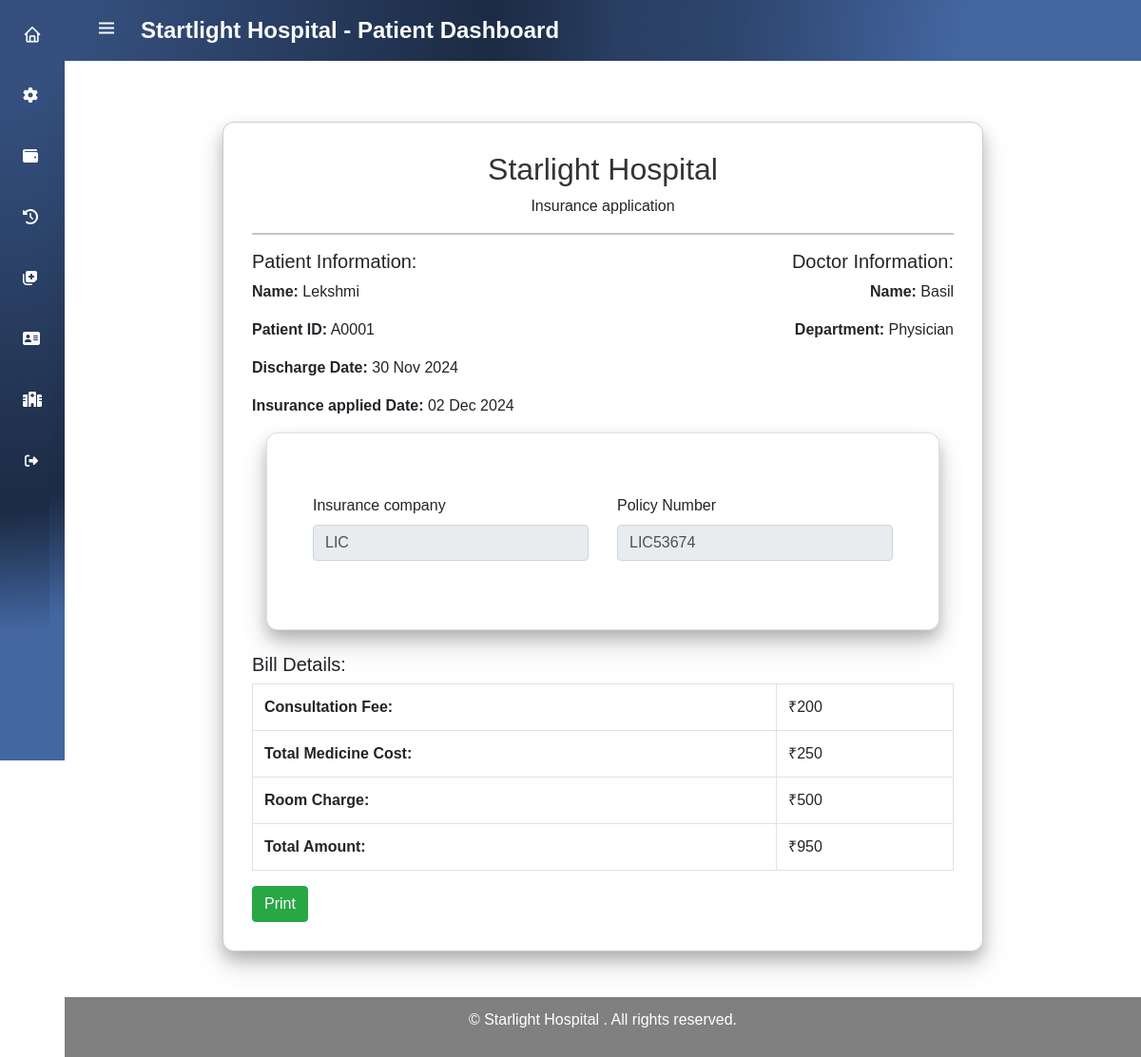
The app's page /hospital/patient/insurance/view/2 (signed in) with its own data.
### hospital_app/models.py (models this page shows)
class Insurance(models.Model):
    discharge = models.ForeignKey(Discharge, on_delete=models.CASCADE)
    insurance_company = models.CharField(max_length=20, null=True,blank=True)
    insurance_number = models.CharField(max_length=20, null=True,blank=True)
    applied_date = models.DateTimeField(auto_now_add=True)

class Discharge(models.Model):
    patient = models.ForeignKey(Patient, on_delete=models.CASCADE)
    doctor = models.ForeignKey(Doctor, on_delete=models.CASCADE)
    room_type = models.ForeignKey(RoomType, null=True, blank=True, on_delete=models.SET_NULL)
    medical_history = models.ForeignKey(MedicalHistory, on_delete=models.CASCADE)
    appointment = models.ForeignKey(Appointment, on_delete=models.CASCADE)
    total_days = models.PositiveIntegerField(default=0)
    total_medicine_cost = models.PositiveIntegerField(default=0)
    consultation_fee = models.PositiveIntegerField(default=200)
    room_charge = models.PositiveIntegerField(default=0)
    total_amount = models.PositiveIntegerField(default=0)
    discharge_date = models.DateTimeField(null=True, blank=True)
    bill_generated = models.BooleanField(default=False)
    bill_payed = models.BooleanField(default=False)
    insurance_applied = models.BooleanField(default=False)

class Patient(models.Model):
    user_profile = models.OneToOneField(UserProfile, on_delete=models.CASCADE)
    address=models.CharField(max_length=22225,null=True)
    gender = models.CharField(max_length=5,null=True)
    is_inpatient = models.BooleanField(default=False)  # Categorize as inpatient or outpatient
    patient_id = models.CharField(max_length=15, unique=True, null=True, blank=True)

class UserProfile(models.Model):
    ROLE_CHOICES = [
        ('Doctor', 'Doctor'),
        ('Patient', 'Patient'),
        ('Receptionist', 'Receptionist'),
        ('Pharmacist', 'Pharmacist'),
    ]
    user = models.OneToOneField(User, on_delete=models.CASCADE)
    role = models.CharField(max_length=15, choices=ROLE_CHOICES)
    soft_deletion = models.BooleanField(default=False)

class Doctor(models.Model):
    user_profile = models.OneToOneField(UserProfile, on_delete=models.CASCADE)
    department=models.ForeignKey(Department, on_delete=models.CASCADE)
    address=models.CharField(max_length=22225,null=True)
    image=models.ImageField(upload_to='Image/',null=True)
    resume=models.FileField (upload_to='Resume/',null=True)

class Department(models.Model):
    name = models.CharField(max_length=100)

### hospital_app/views.py (the view)
# urls.py: path('hospital/patient/insurance/view/<int:id>',views.patient_view_insurance,name='patient_view_insurance'),
@login_required(login_url='hospital_loginpage')
def patient_view_insurance(request,id):
    discharge = Discharge.objects.get(id=id)
    insurance = Insurance.objects.get(discharge=discharge)
    return render(request, 'patient/patient_view_insurance.html',{'insurance':insurance})

### templates/patient/patient_view_insurance.html (shortened to what this page needs)
{% extends 'patient/patient_navbar.html' %}
{% block content %}
{% load static %}
<link href="https://cdn.jsdelivr.net/npm/bootstrap@4.6.2/dist/css/bootstrap.min.css" rel="stylesheet">
<div class="container mt-5 mb-5 projected" style="max-width: 800px; border: 1px solid #ccc; padding: 30px;">
    <h2 class="text-center">Starlight Hospital</h2>
    <p class="text-center">Insurance application</p>
    <hr>
    <div class="row">
        <div class="col-md-6">
            <h5>Patient Information:</h5>
            <p><strong>Name:</strong> {{ insurance.discharge.patient.user_profile.user.username }}</p>
            <p><strong>Patient ID:</strong> {{ insurance.discharge.patient.patient_id }}</p>
            <p><strong>Discharge Date:</strong> {{ insurance.discharge.discharge_date|date:"d M Y" }}</p>
            <p><strong>Insurance applied Date:</strong> {{ insurance.applied_date|date:"d M Y" }}</p>
        </div>
        <div class="col-md-6 text-right">
            <h5>Doctor Information:</h5>
            <p><strong>Name:</strong> {{ insurance.discharge.doctor.user_profile.user.username }}</p>
            <p><strong>Department:</strong> {{ insurance.discharge.doctor.department.name }}</p>
        </div>
    </div>
    <div class="col-lg-12 mb-5 mb-lg-0">
        <div class="card projected">
          <div class="card-body py-5 px-md-5">
            <form  enctype="multipart/form-data">
              <div class="row mt-3">
                <div class="col-md-6 mb-4">
                  <div class="form-outline">
                    <label class="form-label" >Insurance company</label>
                    <input type="text" name="iname" value="{{insurance.insurance_company}}"  class="form-control" readonly  />
                  </div>
                </div>
                <div class="col-md-6 mb-4">
                  <div class="form-outline">
                    <label class="form-label" >Policy Number</label>
                    <input type="text" name="inumber" value="{{insurance.insurance_number}}"  class="form-control" required readonly />
                  </div>
                </div>
              </div>
            </form>
          </div>
        </div>
      </div>
    <div class="mt-4">
        <h5>Bill Details:</h5>
        <table class="table table-bordered">
            <tr>
                <td><strong>Consultation Fee:</strong></td>
                <td>₹{{ insurance.discharge.consultation_fee }}</td>
            </tr>
            <tr>
                <td><strong>Total Medicine Cost:</strong></td>
                <td>₹{{ insurance.discharge.total_medicine_cost }}</td>
            </tr>
            <tr>
                <td><strong>Room Charge:</strong></td>
                <td>₹{{ insurance.discharge.room_charge }}</td>
            </tr>
            <tr>
                <td><strong>Total Amount:</strong></td>
                <td>₹{{ insurance.discharge.total_amount }}</td>
            </tr>
        </table>
        <button class="btn btn-success" >Print</button>
    </div>
</div>
    {% endblock %}

### templates/patient/patient_navbar.html (style rules this page uses)
:root { --header-height: 3rem;--nav-width: 68px;--first-color: white;--first-color-light: #fafafa; --white-color: #F7F6FB;--body-font: 'Nunito', sans-serif;--normal-font-size: 1rem;--z-fixed: 100 }
body { position: relative; margin: var(--header-height) 0 0 0; padding: 0 ; font-family: var(--body-font); font-size: var(--normal-font-size); transition: .5s }
@media screen and (min-width: 768px) { body { margin: calc(var(--header-height) + 1rem) 0 0 0; padding-left: calc(var(--nav-width) ) } }

### templates/patient/patient_view_insurance.html (style rules this page uses)
body { font-family: Arial, sans-serif; padding-top: 80px; }
h2, h3, h4 { color: #333; }
table { width: 100%; border-collapse: collapse; }
table th, table td { padding: 8px; text-align: left; border: 1px solid #ddd; }
.container { background-color: #f9f9f9; border-radius: 5px; padding: 20px; min-height: 90vh; }
.projected { box-shadow: 0 8px 15px rgba(0, 0, 0, 0.2), 0 15px 30px rgba(0, 0, 0, 0.15); border-radius: 12px; background: #ffffff; transition: transform 0.3s, box-shadow 0.3s; }

### records on screen
Insurance: discharge.patient.user_profile.user.username "Lekshmi", discharge.patient.patient_id "A0001", discharge.discharge_date "30 Nov 2024", applied_date "02 Dec 2024", discharge.doctor.user_profile.user.username "Basil", discharge.doctor.department.name "Physician", iname "LIC", inumber "LIC53674", discharge.consultation_fee "200", discharge.total_medicine_cost "250", discharge.room_charge "500", discharge.total_amount "950"
